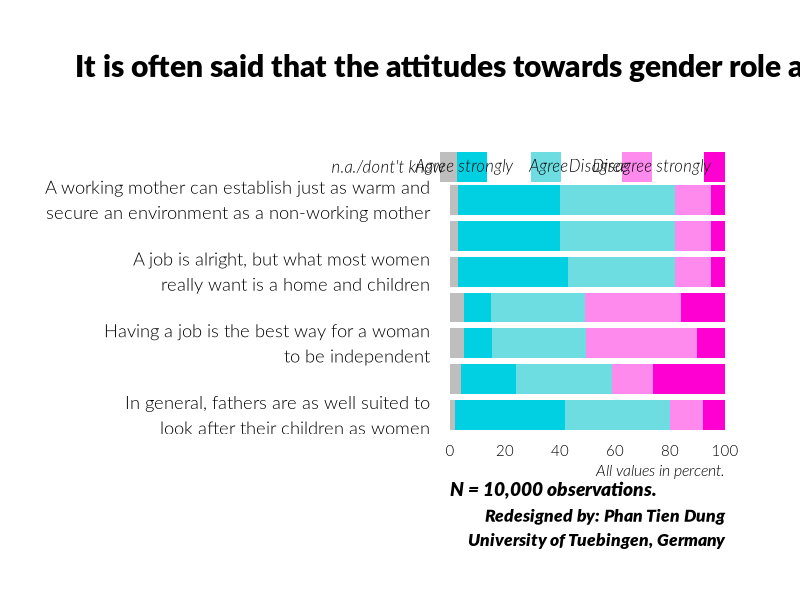

R code for this plot: (Note: this script raises an error after producing the figure.)



library(readxl)
library(readr)
library(tidyverse)
library(pdftools)
library(graphics)

# Different kind of barchart multiple;
# The data was created by author.


myC_v159 <- "A working mother can establish just as warm and\nsecure an environment as a non-working mother"
myC_v160 <- "A pre-school child is likely to suffer if\nhis or her mother is working"
myC_v161 <- "A job is alright, but what most women\nreally want is a home and children"
myC_v162 <- "Being a housewife is just as fulfilling as\nworking"
myC_v163 <- "Having a job is the best way for a woman\nto be independent"
myC_v164 <- "Both the husband and wife should contribute\nto the family income"
myC_v165 <- "In general, fathers are as well suited to\nlook after their children as women"
myC_v166 <- "Men should take as much responsibility\nas women for their household and children"
myNames <- c(myC_v165, myC_v164, myC_v163, myC_v162, myC_v161, myC_v160, myC_v159)


c1 <- c(2,40,38,12,8)
c2 <- c(4,20,35,15,26)
c3 <- c(5,10,34,40,10)
c4 <- c(5,10,34,35,16)
c5 <- c(3,40,39,13,5)
c6 <- c(3,37,42,13,5)
c7 <- c(4,30,42,16,8)

# Convert percent::

d1 <- c1/sum(c1)
d2 <- c2/sum(c2)
d3 <- c3/sum(c3)
d4 <- c4/sum(c4)
d5 <- c5/sum(c5)
d6 <- c6/sum(c6)
d7 <- c6/sum(c7)

# Data preparation 


myData1 <- matrix(c(d1,d2,d3,d4,d5,d6,d7),byrow = FALSE,nrow = 5)
myData1 <- myData1*100
myData1
myResonpse <- c("n.a./dont't know","Agree strongly","Agree","Disagree","Disagree strongly")

##---------------------------------------------------------------------------------------------------------------


pdf_file <- 'BarChart_Multiple_Cont.pdf'
cairo_pdf(filename = pdf_file,bg = 'grey98',width = 13,height = 10.5)
par(
  
  omi = c(0,0.75,1.25,0.75),
  mai = c(1.6,3.75,0.5,0),
  lheight = 1.15,
  family = 'Lato Light',
  las = 1
  
  )


myC1 <- rgb(0,208,226,maxColorValue = 255)
myC2 <- rgb(109,221,225,maxColorValue = 255)
myC3 <- rgb(255,138,238,maxColorValue = 255)
myC4 <- rgb(255,0,210,maxColorValue = 255)
myColors <- c('grey',myC1,myC2,myC3,myC4)


x <- barplot(myData1,horiz = TRUE,names.arg = myNames,cex.names = 1.1,border = NA,
             xlim = c(0,100),col = myColors,axes = FALSE)



px <- c(2,8,35,68,98)
py <- rep(9,5)
tx <- c(-2,23,43,65,95)
ty <- rep(9,5)

points(px,py,pch = 15,cex = 4,col = myColors,xpd = TRUE)
text(tx,ty,myResonpse,adj = 1,xpd = TRUE,family = 'Lato Light',font = 3)
mtext(seq(0,100,by = 20),side = 1,at = seq(0,100,by = 20),cex = 0.9)

# Add title


mtext("It is often said that the attitudes towards gender role are changing:",side = 3,
      line = 2.2,adj = 0,cex = 1.8,outer = TRUE,family = 'Lato Black')
mtext('All values in percent.',side = 1,line = 1,adj = 1,cex = 0.95,font = 3)
mtext('Redesigned by: Phan Tien Dung\nUniversity of Tuebingen, Germany',
      side = 1,line = 4.5,adj = 1,cex = 1.05,font = 3,family = 'Lato Black')
mtext("N = 10,000 observations.",side = 1,line = 2,adj = 0,cex = 1.15,family = 'Lato Black',font = 3)


dev.off()


# Convert image form;

pdf_convert(
  
  
  pdf = pdf_file,
  format = 'png',
  pages = NULL,
  filenames = NULL,
  dpi = 72,
  antialias = TRUE,
  opw = '',
  upw = '',
  verbose = TRUE
  
  
)
